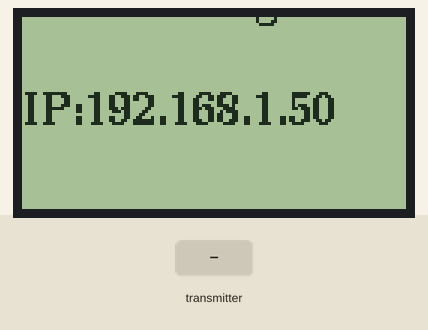
Bench run of a sketch on a simulated ESP8266 (NodeMCU). On the bench: 128×64 one-colour display. The inputs (shaded band) are chosen by the test bench. WiFi joins after 1.5 s; servers stay silent unless stated; no radio packets arrive unless stated; what the sketch prints to the serial monitor is not drawn.

Above: at 1.59 s.
At 3.8 s:
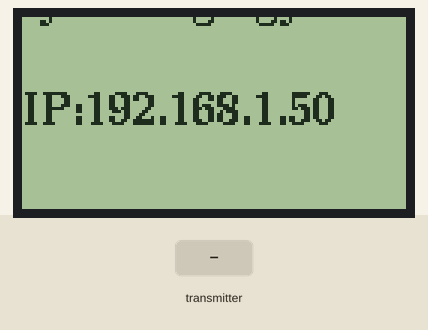
3.9 s: the transmitter starts sending temperature = 0
Timing chart, 0 to 6.9 s (numbered marks = the images above; inputs shaded):
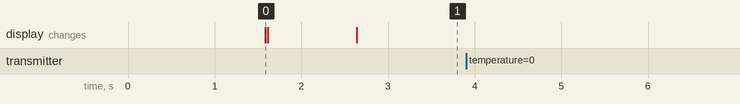

The sketch:

esp8266.ino
```cpp
#ifdef ESP32
#include <WiFi.h>
#include <WebServer.h>
#include <ESPmDNS.h>
#else
#include <ESP8266WiFi.h>
#include <ESP8266WebServer.h>
#include <ESP8266mDNS.h>
#endif
#include <WebSocketsServer.h>
#include "MeteoStorage.h"
#include "HTMLProvider.h"
#include "WiFiCredentials.h"
#include "OTA.h"
#include "NTP.h"
#include "Display.h"

#define SERVER_PORT 80
#define WEBSOCKET_PORT 9000
#define METEO_STATE_DATA_SIZE 12

#ifdef ESP32
WebServer server(SERVER_PORT);
#else
ESP8266WebServer server(SERVER_PORT);
#endif
WebSocketsServer webSocket(WEBSOCKET_PORT);
MeteoStorage storage;
NTPTime ntp;

#include <nRF24L01.h>
#include <RF24.h>
#ifdef ESP32
RF24 radio(17, 5); // CE, CSN
#else
RF24 radio(5, 4); // CE, CSN
#endif
const byte address[6] = "12345";

void readDataFromWireless()
{
  while (radio.available())
  {
    MeteoState currentState = {};
    radio.read(&currentState, METEO_STATE_DATA_SIZE);
    currentState.timestamp = ntp.getTimeStamp();
    storage.PushNewState(MeteoState(currentState));
    String stateText = stateToJSON(currentState);
    webSocket.broadcastTXT(stateText);
    Serial.print("T=");
    Serial.print( currentState.temperature);
    Serial.print("C P=");
    Serial.print( currentState.pressure);
    Serial.print("Pa H=");
    Serial.print(currentState.humidity);
    Serial.println("%");
  }
}

void printHTML()
{
  MeteoState currentState = storage.GetCurrentState();
  String htmlContent = formatHTML(currentState);
  server.send(200, "text/html", htmlContent);
}

void printJSON()
{
  String historyData = historyJSON(storage);
  server.send(200, "application/json", historyData);
}

void printNotFound() {
  String message = "URL Not Found\n\n";
  message += "URI: ";
  message += server.uri();
  message += "\nMethod: ";
  message += (server.method() == HTTP_GET) ? "GET" : "POST";
  message += "\nArguments: ";
  message += server.args();
  message += "\n";
  for (uint8_t i = 0; i < server.args(); i++) {
    message += " " + server.argName(i) + ": " + server.arg(i) + "\n";
  }
  server.send(404, "text/plain", message);
}

void setup()
{
  Serial.begin(115200);
  WiFi.begin(ssid, password);

  Display::init();
  Serial.print("Connecting");
  Display::setString(0, "Connecting");
  while (WiFi.status() != WL_CONNECTED)
  {
    delay(500);
    Serial.print(".");
  }
  Serial.println();

  Serial.print("IP: ");
  Serial.println(WiFi.localIP());
  Display::setString(3, "IP:" + WiFi.localIP().toString());
  Serial.println("syncing time...");
  Display::setString(0, "synching time...");

  ntp.init();

  if (!MDNS.begin("esp8266")) {
    Serial.println("MDNS responder failed");
  }
  MDNS.addService("http", "tcp", 80);

  setupOTA();

  server.on("/", printHTML);
  server.on("/history", printJSON);
  server.onNotFound(printNotFound);
  server.begin();

  webSocket.begin();

  Serial.print("IP: ");
  Serial.println(WiFi.localIP());

  radio.begin();
  radio.openReadingPipe(0, address);
  radio.setPALevel(RF24_PA_MIN);
  radio.startListening();

  Display::setString(0, "device ready");
}

void loop()
{
  readDataFromWireless();

  server.handleClient();
  webSocket.loop();
#ifndef ESP32
  MDNS.update();
#endif
  loopOTA();
}
```

Display.cpp
```cpp
#include "Display.h"
#include <U8g2lib.h>

U8G2_ST7920_128X64_F_SW_SPI u8g2(U8G2_R0, 25, 26, 27);

void Display::init()
{
  u8g2.begin();
  u8g2.setFont(u8g2_font_ncenB10_tr);
  u8g2.clearBuffer();
}

void Display::setString(int idx, String str)
{
  u8g2.drawStr(0, idx * 12, str.c_str());
  u8g2.sendBuffer();
}
```

Display.h
```cpp
#pragma once
#include <Arduino.h>

class Display
{
  public:
    static void init();
    static void setString(int idx, String str);
};
```

HTMLProvider.h
```cpp
static const char HTML_PAGE[] PROGMEM = "<!DOCTYPE html><html><link rel=\"icon\" href=\"data:,\"><script>%s</script><body><h1>ESP8266 Temp monitor</h1><p>Current temperature: <span id='temp'>%.2f</span>&degC<br>Current pressure: <span id='pressure'>%.0f</span> mmHg (<span id='pressurePa'>%d</span> Pa)<br>Current humidity: <span id='humidity'>%.2f</span>%<br>Timestamp: <span id='timestamp'></span></p><br>Display scale: <select id='historyScale' onchange='changeScale(this)'><option value='' disabled hidden>Custom</option><option value='-1' selected>Everything</option><option value='3600000'>Last Hour</option><option value='86400000'>Last Day</option><option value='2592000000'>Last Month</option><option value='31536000000'>Last Year</option></select><br><canvas id=\"historyGraph\" width=\"1000px\" height=\"400px\" style=\"border: 1px solid #000000;\" hidden></canvas></body></html>";
static const char HTML_SCRIPT[] PROGMEM = "var meteoHistory=[],displaySettings={showTemp:!0,showPressure:!0,showHumidity:!0,end:null,size:null,mousePosX:null,mousePosY:null};function drawGraph(){var a=displaySettings.end?displaySettings.end:new Date,b=displaySettings.size?new Date(a-displaySettings.size):0<meteoHistory.length?new Date(1e3*meteoHistory[0].time):new Date,c=document.getElementById('historyGraph');c.hidden=!1;var d=c.getContext('2d');d.fillStyle='black',d.clearRect(0,0,c.width,c.height),d.textAlign='left',d.textBaseline='top',d.fillText('50\\xB0C',0,0),d.textBaseline='middle',d.fillText('0\\xB0C',0,c.height/2),d.textBaseline='bottom',d.fillText('-50\\xB0C',0,c.height),d.fillText(b.toLocaleString(),d.measureText('-50\\xB0C').width+10,c.height),d.textAlign='right',d.textBaseline='top',d.fillText('2000 hPa',c.width,0),d.textBaseline='middle',d.fillText('1000 hPa',c.width,c.height/2),d.textBaseline='bottom',d.fillText('0 hPa',c.width,c.height),d.fillText(a.toLocaleString(),c.width-d.measureText('0 hPa').width-10,c.height),d.strokeStyle='red',drawGraphLine(c,d,'temp',-50,50,b,a),d.strokeStyle='blue',drawGraphLine(c,d,'pres',0,2e5,b,a),d.strokeStyle='green',drawGraphLine(c,d,'hum',0,100,b,a),displaySettings.mousePosX&&displaySettings.mousePosY&&0<meteoHistory.length&&drawTooltip(c,d,b,a)}function drawGraphLine(a,b,c,d,e,f,g){b.beginPath();for(var h=0;h<meteoHistory.length;h++){var j=(new Date(1e3*meteoHistory[h].time)-f)*a.width/(g-f),k=a.height-(meteoHistory[h][c]-d)*a.height/(e-d);0==h?b.moveTo(j,k):b.lineTo(j,k)}b.stroke()}function drawTooltip(a,b,c,d){for(var e,f=meteoHistory[0],g=1e7,h=0;h<meteoHistory.length;h++)e=(new Date(1e3*meteoHistory[h].time)-c)*a.width/(d-c),Math.abs(displaySettings.mousePosX-e)<g&&(f=meteoHistory[h],g=Math.abs(displaySettings.mousePosX-e));var j=1.5*b.measureText('M').width,k=b.measureText('M').width,l=new Date(1e3*f.time).toLocaleString(),m='T: '+f.temp+'\\xB0C',n='P: '+f.pres+' Pa ('+Math.round(100*(f.pres/133.3224))/100+' mmHg)',o='H: '+f.hum+'%',p=Math.max(b.measureText(l).width,b.measureText(m).width,b.measureText(n).width,b.measureText(o).width)+2*k,q=5*j,e=displaySettings.mousePosX+p+k>a.width?displaySettings.mousePosX-p-k:displaySettings.mousePosX+k,r=displaySettings.mousePosY+q+k>a.height?displaySettings.mousePosY-q-k:displaySettings.mousePosY+k;b.fillStyle='#40404080',b.fillRect(e,r,p,q),b.textAlign='left',b.textBaseline='top',b.fillStyle='black',e+=k,r+=j/2,b.fillText(l,e,r),r+=j,b.fillText(m,e,r),r+=j,b.fillText(n,e,r),r+=j,b.fillText(o,e,r)}function onMouseMove(a){a.preventDefault(),a.stopPropagation();var b=document.getElementById('historyGraph'),c=b.getBoundingClientRect();displaySettings.mousePosX=a.clientX-c.left,displaySettings.mousePosY=a.clientY-c.top,drawGraph()}function onMouseLeave(a){a.preventDefault(),a.stopPropagation(),displaySettings.mousePosX=null,displaySettings.mousePosY=null,drawGraph()}function onMouseWheel(a){if(size=displaySettings.size,size||(size=0<meteoHistory.length?1e3*(meteoHistory[meteoHistory.length-1].time-meteoHistory[0].time):null),size){const b=1.5;displaySettings.size=0>a.deltaY?size/b:size*b}onMouseMove(a);var b=document.getElementById('historyScale');b.selectedIndex=0}function changeScale(a){displaySettings.size='-1'==a.value?null:a.value,drawGraph()}function receiveWebSocketMessage(a){data=JSON.parse(a.data),document.getElementById('temp').innerText=data.temp,document.getElementById('pressure').innerText=Math.round(100*(data.pres/133.3224))/100,document.getElementById('pressurePa').innerText=data.pres,document.getElementById('humidity').innerText=data.hum,document.getElementById('timestamp').innerText=new Date(1e3*data.time).toLocaleString(),meteoHistory.push(data),drawGraph()}function initCanvas(){var a=document.getElementById('historyGraph');a.onmousemove=onMouseMove,a.onmouseleave=onMouseLeave,a.onmousewheel=onMouseWheel}function sendHistoryRequest(){var a=new XMLHttpRequest;a.open('GET','/history',!0),a.onreadystatechange=function(){4==a.readyState&&200==a.status&&(historyData=JSON.parse(a.responseText),meteoHistory=Array.from(historyData.records),drawGraph())},a.send(null)}document.addEventListener('DOMContentLoaded',initCanvas),sendHistoryRequest();var socket=new WebSocket('ws://'+window.location.hostname+':9000');socket.onmessage=receiveWebSocketMessage;";

String formatHTML(const MeteoState& currentState)
{
  char result[sizeof(HTML_PAGE) + sizeof(HTML_SCRIPT) + 40];
  float pressureMmHg = currentState.pressure / 133.3224f;
  snprintf(result, sizeof(result), HTML_PAGE, FPSTR(HTML_SCRIPT), currentState.temperature, pressureMmHg, currentState.pressure, currentState.humidity);
  return result;
}

String stateToJSON(const MeteoState& state)
{
  String result = "{\"temp\":";
  result += String(state.temperature, 2);
  result += ",\"pres\":";
  result += String(state.pressure);
  result += ",\"hum\":";
  result += String(state.humidity, 2);
  result += ",\"time\":";
  result += String(state.timestamp);
  result += "}";
  return result;
}

String historyJSON(const MeteoStorage& storage)
{
  String historyData = "{\"records\":[";
  size_t historyCount = storage.size();
  for (size_t i = 0; i < historyCount; ++i)
  {
    if (i != 0)
    {
      historyData += ',';
    }
    historyData += stateToJSON(storage[i]);
  }
  historyData += "]}";
  return historyData;
}
```

MeteoStorage.h
```cpp
#include "ring_buffer.h"
#define HISTORY_SIZE 4500

struct MeteoState
{
  float temperature;
  float humidity;
  unsigned int pressure;
  unsigned long timestamp;
};

class MeteoStorage
{
  public:
    const MeteoState& GetCurrentState() const
    {
      return m_data.back();
    }

    void PushNewState(MeteoState&& state)
    {
      m_data.push_back((MeteoState&&)state);
    }

    size_t size() const
    {
      return m_data.size();
    }

    const MeteoState& operator[](size_t idx) const
    {
      return m_data[idx];
    }
  private:
    ring_buffer<MeteoState, HISTORY_SIZE> m_data;
};
```

NTP.cpp
```cpp
#include "NTP.h"
#include <Arduino.h>
#ifdef ESP32
#include <WiFi.h>
#else
#include <ESP8266WiFi.h>
#endif
#include <WiFiUdp.h>

const unsigned int NTP_RETRIES = 10;
const unsigned int localPort = 2390;
const char* ntpServerName = "time.nist.gov";
const int NTP_PACKET_SIZE = 48;

void sendNTPpacket(WiFiUDP& udp, IPAddress& address, byte* packetBuffer) {
  // set all bytes in the buffer to 0
  memset(packetBuffer, 0, NTP_PACKET_SIZE);
  // Initialize values needed to form NTP request
  // (see URL above for details on the packets)
  packetBuffer[0] = 0b11100011;   // LI, Version, Mode
  packetBuffer[1] = 0;     // Stratum, or type of clock
  packetBuffer[2] = 6;     // Polling Interval
  packetBuffer[3] = 0xEC;  // Peer Clock Precision
  // 8 bytes of zero for Root Delay & Root Dispersion
  packetBuffer[12]  = 49;
  packetBuffer[13]  = 0x4E;
  packetBuffer[14]  = 49;
  packetBuffer[15]  = 52;

  // all NTP fields have been given values, now
  // you can send a packet requesting a timestamp:
  udp.beginPacket(address, 123); //NTP requests are to port 123
  udp.write(packetBuffer, NTP_PACKET_SIZE);
  udp.endPacket();
}

void NTPTime::init()
{
  IPAddress timeServerIP;
  byte packetBuffer[ NTP_PACKET_SIZE];

  WiFiUDP udp;
  udp.begin(localPort);

  for (unsigned int i = 0; i < NTP_RETRIES; ++i)
  {
    //get a random server from the pool
    WiFi.hostByName(ntpServerName, timeServerIP);

    sendNTPpacket(udp, timeServerIP, packetBuffer); // send an NTP packet to a time server
    // wait to see if a reply is available
    delay(1000);

    int cb = udp.parsePacket();
    if (cb)
    {
      udp.read(packetBuffer, NTP_PACKET_SIZE);

      //the timestamp starts at byte 40 of the received packet and is four bytes,
      // or two words, long. First, esxtract the two words:
      unsigned long highWord = word(packetBuffer[40], packetBuffer[41]);
      unsigned long lowWord = word(packetBuffer[42], packetBuffer[43]);
      // combine the four bytes (two words) into a long integer
      // this is NTP time (seconds since Jan 1 1900):
      unsigned long secsSince1900 = highWord << 16 | lowWord;

      // Unix time starts on Jan 1 1970. In seconds, that's 2208988800:
      const unsigned long seventyYears = 2208988800UL;
      // subtract seventy years:
      unsigned long epoch = secsSince1900 - seventyYears;
      m_time = epoch;
      m_timeRecievedAt = millis();
      return;
    }
  }
}

unsigned long NTPTime::getTimeStamp() const
{
  return m_time + (millis() - m_timeRecievedAt) / 1000;
}
```

NTP.h
```cpp
class NTPTime
{
  public:
    void init();
    unsigned long getTimeStamp() const;

  private:
    unsigned long m_time = 0;
    unsigned long m_timeRecievedAt = 0;
};
```

OTA.h
```cpp
#include <ArduinoOTA.h>
#include "Display.h"

void setupOTA()
{
  ArduinoOTA.onStart([]() {
    String type;
    if (ArduinoOTA.getCommand() == U_FLASH) {
      type = "sketch";
    } else { // U_SPIFFS
      type = "filesystem";
    }

    // NOTE: if updating SPIFFS this would be the place to unmount SPIFFS using SPIFFS.end()
    Serial.println("Start updating " + type);
    Display::setString(0, "OTA start: " + type);
  });
  ArduinoOTA.onEnd([]() {
    Serial.println("\nEnd");
    Display::setString(0, "OTA end");
  });
  ArduinoOTA.onProgress([](unsigned int progress, unsigned int total) {
    Serial.printf("Progress: %u%%\r", (progress / (total / 100)));
    Display::setString(0, "OTA progress: " + String((progress / (total / 100))));
  });
  ArduinoOTA.onError([](ota_error_t error) {
    Serial.printf("Error[%u]: ", error);
    if (error == OTA_AUTH_ERROR) {
      Serial.println("Auth Failed");
      Display::setString(0, "OTA Auth Failed");
    } else if (error == OTA_BEGIN_ERROR) {
      Serial.println("Begin Failed");
      Display::setString(0, "OTA Begin Failed");
    } else if (error == OTA_CONNECT_ERROR) {
      Serial.println("Connect Failed");
      Display::setString(0, "OTA Connect Failed");
    } else if (error == OTA_RECEIVE_ERROR) {
      Serial.println("Receive Failed");
      Display::setString(0, "OTA Receive Failed");
    } else if (error == OTA_END_ERROR) {
      Serial.println("End Failed");
      Display::setString(0, "OTA End Failed");
    }
  });
  ArduinoOTA.begin();
}

void loopOTA()
{
  ArduinoOTA.handle();
}
```

WiFiCredentials.h
```cpp
const char* ssid = "************";
const char* password = "**********";
```

ring_buffer.h
```cpp
template<class T, size_t Size>
class ring_buffer_iterator;

template <class T, size_t Size>
class ring_buffer
{
  using Iterator = ring_buffer_iterator<T, Size>;
  public:
    void push_back(T&& value)
    {
      m_data[m_end] = value;
      m_end = (m_end + 1) % Size;
      if (m_start == m_end)
      {
        m_start = (m_start + 1) % Size;
      }
    }

    T pop_back()
    {
      m_end = m_end == 0 ? Size - 1 : m_end - 1;
      return m_data[m_end];
    }

    T pop_front()
    {
      m_start = (m_start + 1) % Size;
      return m_data[m_start];
    }

    const T& back() const
    {
      const size_t i = m_end == 0 ? Size - 1 : m_end - 1;
      return m_data[i];
    }

    T& back()
    {
      const size_t i = m_end == 0 ? Size - 1 : m_end - 1;
      return m_data[i];
    }

    size_t size() const
    {
      return (m_end - m_start + Size) % Size;
    }

    const T& operator[](size_t idx) const
    {
      return m_data[(m_start + idx) % Size];
    }

    T& operator[](size_t idx)
    {
      return m_data[(m_start + idx) % Size];
    }

    Iterator begin()
    {
      return Iterator(this, 0);
    }

    Iterator end()
    {
      return Iterator(this, size());
    }

  private:
    size_t m_start = 0;
    size_t m_end = 0;
    T m_data[Size] = {};
};

template<class T, size_t Size>
class ring_buffer_iterator
{
  using Buffer = ring_buffer<T, Size>;
  public:
    ring_buffer_iterator(Buffer* buffer, size_t idx)
    : m_buffer(buffer)
    , m_idx(idx)
    {
    }

    bool operator== (const ring_buffer_iterator& other) const
    {
      return m_buffer == other.m_buffer && m_idx == other.m_idx;
    }

    ring_buffer_iterator& operator++()
    {
      m_idx = (m_idx + 1 % Size);
      return *this;
    }

    T& operator*()
    {
      return (*m_buffer)[m_idx];
    }

    const T& operator*() const
    {
      return (*m_buffer)[m_idx];
    }
  private:
    Buffer* m_buffer;
    size_t m_idx;
};
```

Measured:
- after the input at 3.9 s, every drawn part: stays the same
